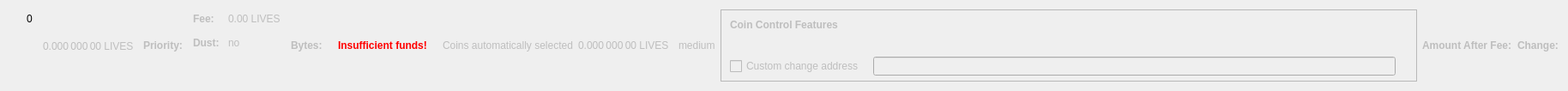
    <widget class="QWidget" name="dummyHideWidget" native="true">
     <property name="maximumSize">
      <size>
       <width>100</width>
       <height>22</height>
      </size>
     </property>
     <layout class="QHBoxLayout" name="dummyHideLayout">
      <item>
       <layout class="QFormLayout" name="formLayoutCoinControl1">
        <property name="horizontalSpacing">
         <number>10</number>
        </property>
        <property name="verticalSpacing">
         <number>14</number>
        </property>
        <property name="leftMargin">
         <number>10</number>
        </property>
        <property name="topMargin">
         <number>4</number>
        </property>
        <property name="rightMargin">
         <number>6</number>
        </property>
        <item row="0" column="1">
         <widget class="QLabel" name="labelCoinControlBytes">
          <property name="cursor">
           <cursorShape>IBeamCursor</cursorShape>
          </property>
          <property name="contextMenuPolicy">
           <enum>Qt::ActionsContextMenu</enum>
          </property>
          <property name="text">
           <string notr="true">0</string>
          </property>
          <property name="textInteractionFlags">
           <set>Qt::LinksAccessibleByMouse|Qt::TextSelectableByKeyboard|Qt::TextSelectableByMouse</set>
          </property>
         </widget>
        </item>
       </layout>
      </item>
      <item>
       <widget class="QLabel" name="labelCoinControlAfterFee">
        <property name="enabled">
         <bool>false</bool>
        </property>
        <property name="sizePolicy">
         <sizepolicy hsizetype="Fixed" vsizetype="Fixed">
          <horstretch>0</horstretch>
          <verstretch>0</verstretch>
         </sizepolicy>
        </property>
        <property name="minimumSize">
         <size>
          <width>111</width>
          <height>12</height>
         </size>
        </property>
        <property name="maximumSize">
         <size>
          <width>111</width>
          <height>12</height>
         </size>
        </property>
        <property name="cursor">
         <cursorShape>IBeamCursor</cursorShape>
        </property>
        <property name="contextMenuPolicy">
         <enum>Qt::ActionsContextMenu</enum>
        </property>
        <property name="text">
         <string notr="true">0.000 000 00 LIVES</string>
        </property>
        <property name="textInteractionFlags">
         <set>Qt::LinksAccessibleByMouse|Qt::TextSelectableByKeyboard|Qt::TextSelectableByMouse</set>
        </property>
       </widget>
      </item>
      <item>
       <widget class="QLabel" name="labelCoinControlPriorityText">
        <property name="enabled">
         <bool>false</bool>
        </property>
        <property name="font">
         <font>
          <weight>75</weight>
          <bold>true</bold>
         </font>
        </property>
        <property name="text">
         <string>Priority:</string>
        </property>
       </widget>
      </item>
      <item>
       <layout class="QHBoxLayout" name="horizontalLayout"/>
      </item>
      <item>
       <layout class="QFormLayout" name="formLayoutCoinControl3">
        <property name="horizontalSpacing">
         <number>10</number>
        </property>
        <property name="verticalSpacing">
         <number>14</number>
        </property>
        <property name="leftMargin">
         <number>6</number>
        </property>
        <property name="topMargin">
         <number>4</number>
        </property>
        <property name="rightMargin">
         <number>6</number>
        </property>
        <item row="0" column="0">
         <widget class="QLabel" name="labelCoinControlFeeText">
          <property name="enabled">
           <bool>false</bool>
          </property>
          <property name="font">
           <font>
            <weight>75</weight>
            <bold>true</bold>
           </font>
          </property>
          <property name="text">
           <string>Fee:</string>
          </property>
          <property name="margin">
           <number>0</number>
          </property>
         </widget>
        </item>
        <item row="0" column="1">
         <widget class="QLabel" name="labelCoinControlFee">
          <property name="enabled">
           <bool>false</bool>
          </property>
          <property name="cursor">
           <cursorShape>IBeamCursor</cursorShape>
          </property>
          <property name="contextMenuPolicy">
           <enum>Qt::ActionsContextMenu</enum>
          </property>
          <property name="text">
           <string notr="true">0.00 LIVES</string>
          </property>
          <property name="textInteractionFlags">
           <set>Qt::LinksAccessibleByMouse|Qt::TextSelectableByKeyboard|Qt::TextSelectableByMouse</set>
          </property>
         </widget>
        </item>
        <item row="1" column="0">
         <widget class="QLabel" name="labelCoinControlLowOutputText">
          <property name="enabled">
           <bool>false</bool>
          </property>
          <property name="font">
           <font>
            <weight>75</weight>
            <bold>true</bold>
           </font>
          </property>
          <property name="text">
           <string>Dust:</string>
          </property>
         </widget>
        </item>
        <item row="1" column="1">
         <widget class="QLabel" name="labelCoinControlLowOutput">
          <property name="enabled">
           <bool>false</bool>
          </property>
          <property name="cursor">
           <cursorShape>IBeamCursor</cursorShape>
          </property>
          <property name="contextMenuPolicy">
           <enum>Qt::ActionsContextMenu</enum>
          </property>
          <property name="text">
           <string>no</string>
          </property>
          <property name="textInteractionFlags">
           <set>Qt::LinksAccessibleByMouse|Qt::TextSelectableByKeyboard|Qt::TextSelectableByMouse</set>
          </property>
         </widget>
        </item>
       </layout>
      </item>
      <item>
       <widget class="QLabel" name="labelCoinControlBytesText">
        <property name="enabled">
         <bool>false</bool>
        </property>
        <property name="font">
         <font>
          <weight>75</weight>
          <bold>true</bold>
         </font>
        </property>
        <property name="text">
         <string>Bytes:</string>
        </property>
       </widget>
      </item>
      <item>
       <layout class="QFormLayout" name="formLayoutCoinControl2">
        <property name="horizontalSpacing">
         <number>10</number>
        </property>
        <property name="verticalSpacing">
         <number>14</number>
        </property>
        <property name="leftMargin">
         <number>6</number>
        </property>
        <property name="topMargin">
         <number>4</number>
        </property>
        <property name="rightMargin">
         <number>6</number>
        </property>
       </layout>
      </item>
      <item>
       <layout class="QHBoxLayout" name="horizontalLayoutCoinControl2">
        <property name="spacing">
         <number>8</number>
        </property>
        <property name="bottomMargin">
         <number>10</number>
        </property>
       </layout>
      </item>
      <item>
       <widget class="QLabel" name="labelCoinControlInsuffFunds">
        <property name="enabled">
         <bool>false</bool>
        </property>
        <property name="minimumSize">
         <size>
          <width>0</width>
          <height>0</height>
         </size>
        </property>
        <property name="font">
         <font>
          <weight>75</weight>
          <bold>true</bold>
         </font>
        </property>
        <property name="styleSheet">
         <string notr="true">color:red;font-weight:bold;</string>
        </property>
        <property name="text">
         <string>Insufficient funds!</string>
        </property>
        <property name="margin">
         <number>5</number>
        </property>
       </widget>
      </item>
      <item>
       <layout class="QFormLayout" name="formLayoutCoinControl4">
        <property name="horizontalSpacing">
         <number>10</number>
        </property>
        <property name="verticalSpacing">
         <number>14</number>
        </property>
        <property name="leftMargin">
         <number>6</number>
        </property>
        <property name="topMargin">
         <number>4</number>
        </property>
        <property name="rightMargin">
         <number>6</number>
        </property>
       </layout>
      </item>
      <item>
       <widget class="QLabel" name="labelCoinControlAutomaticallySelected">
        <property name="enabled">
         <bool>false</bool>
        </property>
        <property name="sizePolicy">
         <sizepolicy hsizetype="Fixed" vsizetype="Fixed">
          <horstretch>0</horstretch>
          <verstretch>0</verstretch>
         </sizepolicy>
        </property>
        <property name="minimumSize">
         <size>
          <width>0</width>
          <height>0</height>
         </size>
        </property>
        <property name="maximumSize">
         <size>
          <width>240</width>
          <height>16777215</height>
         </size>
        </property>
        <property name="text">
         <string>Coins automatically selected</string>
        </property>
        <property name="margin">
         <number>5</number>
        </property>
       </widget>
      </item>
      <item>
       <widget class="QLabel" name="labelCoinControlChange">
        <property name="enabled">
         <bool>false</bool>
        </property>
        <property name="sizePolicy">
         <sizepolicy hsizetype="Fixed" vsizetype="Fixed">
          <horstretch>0</horstretch>
          <verstretch>0</verstretch>
         </sizepolicy>
        </property>
        <property name="minimumSize">
         <size>
          <width>111</width>
          <height>0</height>
         </size>
        </property>
        <property name="maximumSize">
         <size>
          <width>111</width>
          <height>16777215</height>
         </size>
        </property>
        <property name="cursor">
         <cursorShape>IBeamCursor</cursorShape>
        </property>
        <property name="contextMenuPolicy">
         <enum>Qt::ActionsContextMenu</enum>
        </property>
        <property name="text">
         <string notr="true">0.000 000 00 LIVES</string>
        </property>
        <property name="textInteractionFlags">
         <set>Qt::LinksAccessibleByMouse|Qt::TextSelectableByKeyboard|Qt::TextSelectableByMouse</set>
        </property>
       </widget>
      </item>
      <item>
       <widget class="QLabel" name="labelCoinControlPriority">
        <property name="enabled">
         <bool>false</bool>
        </property>
        <property name="cursor">
         <cursorShape>IBeamCursor</cursorShape>
        </property>
        <property name="contextMenuPolicy">
         <enum>Qt::ActionsContextMenu</enum>
        </property>
        <property name="text">
         <string>medium</string>
        </property>
        <property name="textInteractionFlags">
         <set>Qt::LinksAccessibleByMouse|Qt::TextSelectableByKeyboard|Qt::TextSelectableByMouse</set>
        </property>
       </widget>
      </item>
      <item>
       <widget class="QFrame" name="frameCoinControl">
        <property name="sizePolicy">
         <sizepolicy hsizetype="Expanding" vsizetype="Expanding">
          <horstretch>0</horstretch>
          <verstretch>0</verstretch>
         </sizepolicy>
        </property>
        <property name="maximumSize">
         <size>
          <width>16777215</width>
          <height>16777215</height>
         </size>
        </property>
        <property name="frameShape">
         <enum>QFrame::StyledPanel</enum>
        </property>
        <property name="frameShadow">
         <enum>QFrame::Sunken</enum>
        </property>
        <layout class="QVBoxLayout" name="verticalLayoutCoinControl2_2">
         <property name="spacing">
          <number>0</number>
         </property>
         <property name="leftMargin">
          <number>0</number>
         </property>
         <property name="topMargin">
          <number>0</number>
         </property>
         <property name="rightMargin">
          <number>0</number>
         </property>
         <property name="bottomMargin">
          <number>6</number>
         </property>
         <item>
          <layout class="QVBoxLayout" name="verticalLayoutCoinControl" stretch="0,0,0,1">
           <property name="spacing">
            <number>0</number>
           </property>
           <property name="leftMargin">
            <number>10</number>
           </property>
           <property name="topMargin">
            <number>10</number>
           </property>
           <item>
            <layout class="QHBoxLayout" name="horizontalLayoutCoinControl1">
             <property name="bottomMargin">
              <number>15</number>
             </property>
             <item>
              <widget class="QLabel" name="labelCoinControlFeatures">
               <property name="enabled">
                <bool>false</bool>
               </property>
               <property name="sizePolicy">
                <sizepolicy hsizetype="Preferred" vsizetype="Maximum">
                 <horstretch>0</horstretch>
                 <verstretch>0</verstretch>
                </sizepolicy>
               </property>
               <property name="font">
                <font>
                 <weight>75</weight>
                 <bold>true</bold>
                </font>
               </property>
               <property name="styleSheet">
                <string notr="true">font-weight:bold;</string>
               </property>
               <property name="text">
                <string>Coin Control Features</string>
               </property>
              </widget>
             </item>
            </layout>
           </item>
           <item>
            <widget class="QWidget" name="widgetCoinControl" native="true">
             <property name="sizePolicy">
              <sizepolicy hsizetype="Preferred" vsizetype="Preferred">
               <horstretch>0</horstretch>
               <verstretch>0</verstretch>
              </sizepolicy>
             </property>
             <property name="minimumSize">
              <size>
               <width>0</width>
               <height>0</height>
              </size>
             </property>
             <property name="styleSheet">
              <string notr="true"/>
             </property>
             <layout class="QHBoxLayout" name="horizontalLayoutCoinControl5_2">
              <property name="leftMargin">
               <number>0</number>
              </property>
              <property name="topMargin">
               <number>0</number>
              </property>
              <property name="rightMargin">
               <number>0</number>
              </property>
              <property name="bottomMargin">
               <number>0</number>
              </property>
              <item>
               <layout class="QHBoxLayout" name="horizontalLayoutCoinControl3">
                <property name="spacing">
                 <number>20</number>
                </property>
                <property name="topMargin">
                 <number>0</number>
                </property>
                <property name="bottomMargin">
                 <number>10</number>
                </property>
               </layout>
              </item>
             </layout>
            </widget>
           </item>
           <item>
            <layout class="QHBoxLayout" name="horizontalLayoutCoinControl4" stretch="0,0,0">
             <property name="spacing">
              <number>12</number>
             </property>
             <property name="sizeConstraint">
              <enum>QLayout::SetDefaultConstraint</enum>
             </property>
             <property name="topMargin">
              <number>5</number>
             </property>
             <property name="rightMargin">
              <number>5</number>
             </property>
             <item>
              <widget class="QCheckBox" name="checkBoxCoinControlChange">
               <property name="enabled">
                <bool>false</bool>
               </property>
               <property name="toolTip">
                <string>If this is activated, but the change address is empty or invalid, change will be sent to a newly generated address.</string>
               </property>
               <property name="text">
                <string>Custom change address</string>
               </property>
              </widget>
             </item>
             <item>
              <widget class="QValidatedLineEdit" name="lineEditCoinControlChange">
               <property name="enabled">
                <bool>false</bool>
               </property>
               <property name="sizePolicy">
                <sizepolicy hsizetype="Expanding" vsizetype="Fixed">
                 <horstretch>0</horstretch>
                 <verstretch>0</verstretch>
                </sizepolicy>
               </property>
              </widget>
             </item>
             <item>
              <widget class="QLabel" name="labelCoinControlChangeLabel_2">
               <property name="sizePolicy">
                <sizepolicy hsizetype="Preferred" vsizetype="Expanding">
                 <horstretch>0</horstretch>
                 <verstretch>0</verstretch>
                </sizepolicy>
               </property>
               <property name="minimumSize">
                <size>
                 <width>0</width>
                 <height>0</height>
                </size>
               </property>
               <property name="text">
                <string/>
               </property>
               <property name="margin">
                <number>3</number>
               </property>
              </widget>
             </item>
            </layout>
           </item>
           <item>
            <spacer name="verticalSpacerCoinControl">
             <property name="orientation">
              <enum>Qt::Vertical</enum>
             </property>
             <property name="sizeHint" stdset="0">
              <size>
               <width>800</width>
               <height>1</height>
              </size>
             </property>
            </spacer>
           </item>
          </layout>
         </item>
        </layout>
       </widget>
      </item>
      <item>
       <widget class="QLabel" name="labelCoinControlAfterFeeText">
        <property name="enabled">
         <bool>false</bool>
        </property>
        <property name="minimumSize">
         <size>
          <width>0</width>
          <height>0</height>
         </size>
        </property>
        <property name="maximumSize">
         <size>
          <width>16777215</width>
          <height>16777215</height>
         </size>
        </property>
        <property name="font">
         <font>
          <weight>75</weight>
          <bold>true</bold>
         </font>
        </property>
        <property name="text">
         <string>Amount After Fee:</string>
        </property>
        <property name="alignment">
         <set>Qt::AlignLeading|Qt::AlignLeft|Qt::AlignVCenter</set>
        </property>
        <property name="margin">
         <number>0</number>
        </property>
       </widget>
      </item>
      <item>
       <widget class="QLabel" name="labelCoinControlChangeText">
        <property name="enabled">
         <bool>false</bool>
        </property>
        <property name="sizePolicy">
         <sizepolicy hsizetype="Preferred" vsizetype="Preferred">
          <horstretch>0</horstretch>
          <verstretch>0</verstretch>
         </sizepolicy>
        </property>
        <property name="minimumSize">
         <size>
          <width>0</width>
          <height>0</height>
         </size>
        </property>
        <property name="maximumSize">
         <size>
          <width>16777215</width>
          <height>16777215</height>
         </size>
        </property>
        <property name="font">
         <font>
          <weight>75</weight>
          <bold>true</bold>
         </font>
        </property>
        <property name="text">
         <string>Change:</string>
        </property>
        <property name="alignment">
         <set>Qt::AlignLeading|Qt::AlignLeft|Qt::AlignVCenter</set>
        </property>
       </widget>
      </item>
     </layout>
    </widget>
